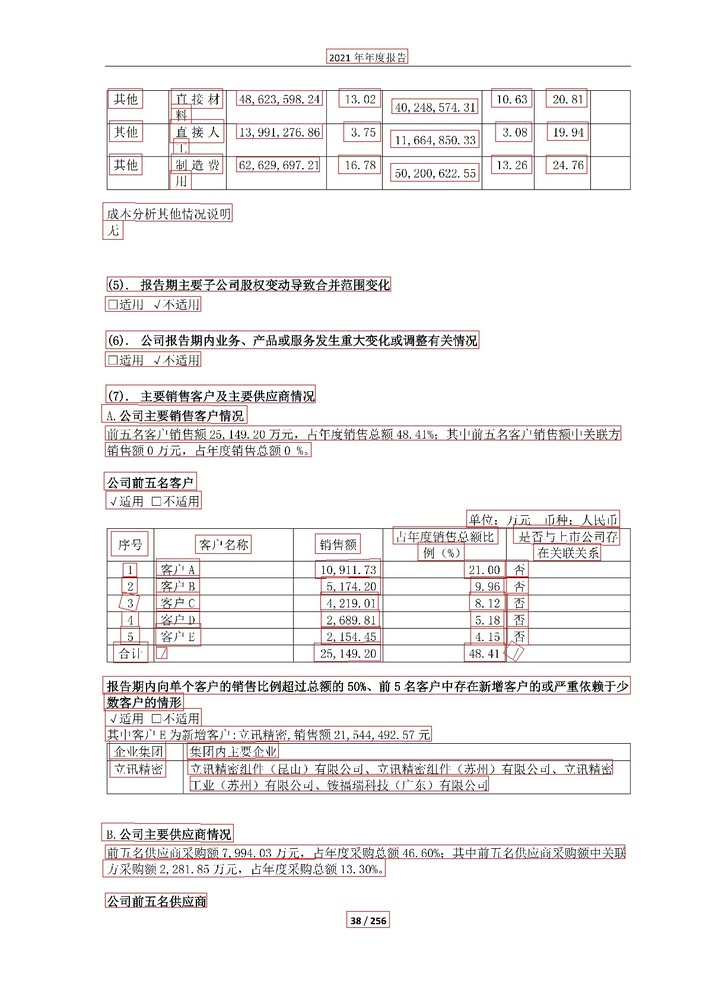
#> input picture project/JiaJiaOCR-main/38.jpg, 706 x 999 px, shrunk from 1190 x 1683 before the run
$ python -i image_filters.py   (imports and definitions only)
#> lines starting #> are read from the running program, lines starting #| are printed output that depends on the picture; after the words box and inside, x2 and y2 are one past the last pixel; in counts of white or black regions, pixels touching at a corner belong together
#> further down, picture is the input picture: shape (999, 706, 3); mean B, G, R 241.6, 241.7, 243.7
from __future__ import annotations

import cv2
import numpy as np


def red_pixel_ratio(img_bgr, bottom_ratio: float = 0.45) -> float:
    """Estimate red pixel ratio in bottom part of image."""
#> called with bottom_ratio = 0.45
    h, w = img_bgr.shape[:2]
#> h = 999; w = 706
    y0 = int(h * (1 - bottom_ratio))
#> y0 = 549
    crop = img_bgr[y0:, :, :]
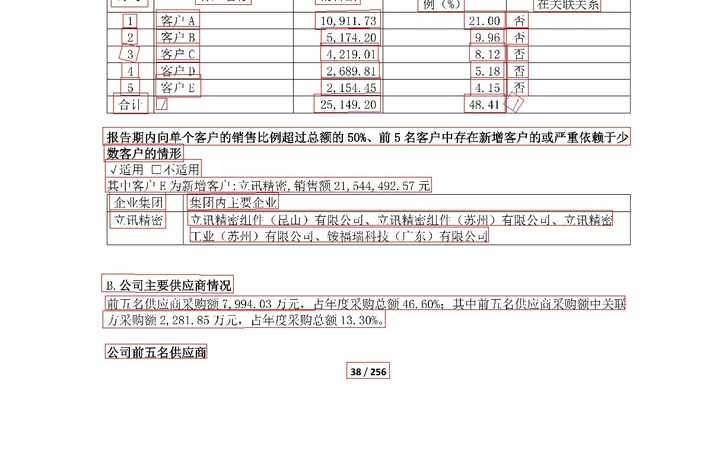
#> crop: shape (450, 706, 3); mean B, G, R 239.8, 239.9, 242.2
    hsv = cv2.cvtColor(crop, cv2.COLOR_BGR2HSV)
#> hsv: shape (450, 706, 3); mean H, S, V 20.6, 3.8, 242.4
    # red ranges in HSV
    lower1 = np.array([0, 80, 80])
    upper1 = np.array([10, 255, 255])
    lower2 = np.array([160, 80, 80])
    upper2 = np.array([180, 255, 255])
    mask = cv2.inRange(hsv, lower1, upper1) | cv2.inRange(hsv, lower2, upper2)
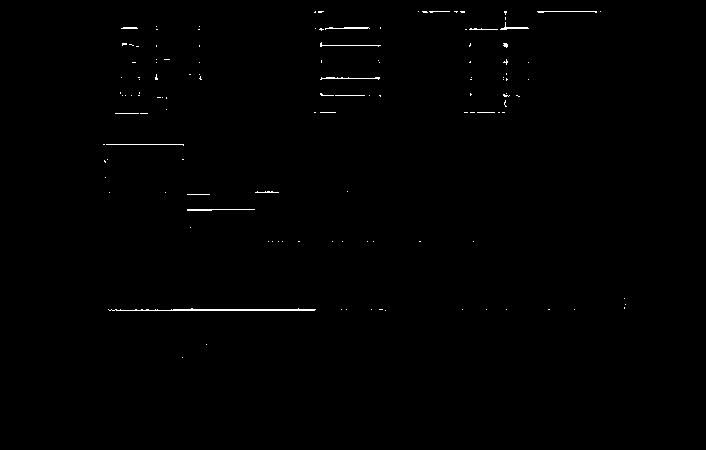
#> mask: shape (450, 706); 0.46% white in thin lines or dots, all inside (x1, y1, x2, y2) = (103, 11, 626, 358)
    return float(mask.mean() / 255.0)


def maybe_crop_top_if_red_summary(img_bgr, cfg: dict):
    sp = (cfg.get('skip_pages', {}) or {}).get('red_summary_skip', {})
    if not sp.get('enabled', False):
        return img_bgr, False
    br = float(sp.get('bottom_ratio', 0.45))
    thr = float(sp.get('red_pixel_ratio_thresh', 0.10))
    action = sp.get('action', 'crop_top')

    ratio = red_pixel_ratio(img_bgr, bottom_ratio=br)
    if ratio < thr:
        return img_bgr, False

    if action == 'skip':
        return img_bgr, True

    # crop top (keep upper part)
    h = img_bgr.shape[0]
    y1 = int(h * (1 - br))
    return img_bgr[:y1, :, :].copy(), False

>>> import cv2
>>> picture = cv2.imread('../../../../JiaJiaOCR-main/38.jpg')
>>> result = red_pixel_ratio(picture)
#> result = 0.00456

$ run again, on project/JiaJiaOCR-main/layout.png
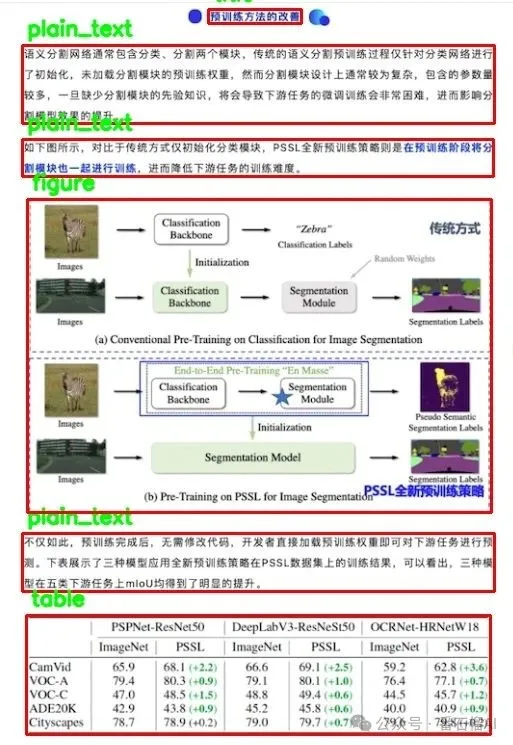
#> input picture project/JiaJiaOCR-main/layout.png, 513 x 745 px
#> picture is the input picture: shape (745, 513, 3); mean B, G, R 216.4, 219, 224
#> in red_pixel_ratio, `crop = img_bgr[y0:, :, :]`:
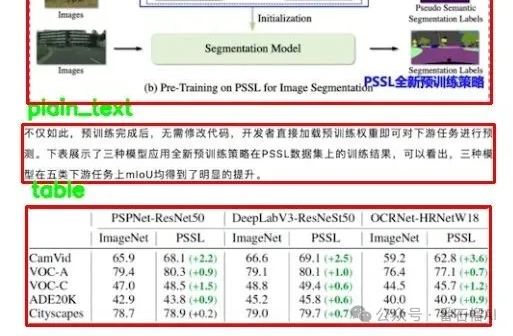
#> crop: shape (336, 513, 3); mean B, G, R 216.9, 219.2, 224.7
#> hsv: shape (336, 513, 3); mean H, S, V 44.3, 20.4, 228.7
#> in red_pixel_ratio, `mask = cv2.inRange(hsv, lower1, upper1) | cv2.inRange(hsv, lower2, upp..`:
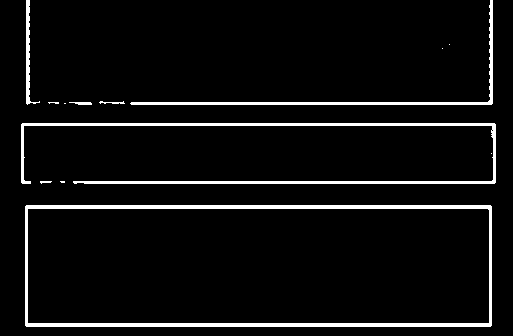
#> mask: shape (336, 513); 5.5% white; 13 white regions (6 under 20 px), largest, box (x1, y1, x2, y2) and area: (25, 205, 492, 327) 4417, (21, 123, 496, 184) 3062, (130, 0, 493, 105) 1443
#> result = 0.055
